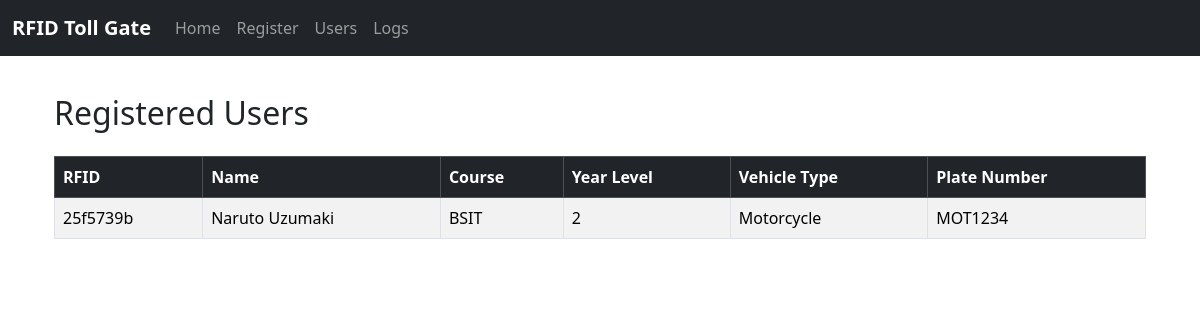
/users, run on an earlier commit of the app's database.
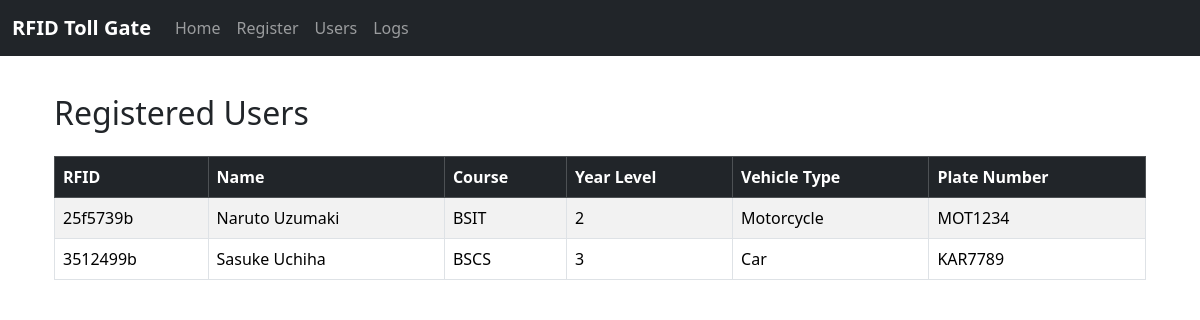
And on a later commit of the database.
### tables this page shows
CREATE TABLE users (
        rfid TEXT PRIMARY KEY,
        name TEXT NOT NULL,
        course TEXT,
        year_level TEXT,
        vehicle_type TEXT,
        plate_number TEXT
    );

### main.py (the view)
@app.route('/users')
def users():
    conn = sqlite3.connect('rfid_gate.db')
    c = conn.cursor()
    c.execute('''
        SELECT rfid, name, course, year_level, vehicle_type, plate_number
        FROM users ORDER BY name
    ''')
    user_list = c.fetchall()
    conn.close()
    return render_template('users.html', users=user_list)

### templates/users.html
{% extends "base.html" %}
{% block content %}
<div class="container mt-4">
  <h2 class="mb-4">Registered Users</h2>
  {% if users %}
  <div class="table-responsive">
    <table class="table table-striped table-bordered">
      <thead class="table-dark">
        <tr>
          <th>RFID</th>
          <th>Name</th>
          <th>Course</th>
          <th>Year Level</th>
          <th>Vehicle Type</th>
          <th>Plate Number</th>
        </tr>
      </thead>
      <tbody>
        {% for user in users %}
        <tr>
          <td>{{ user[0] }}</td>
          <td>{{ user[1] }}</td>
          <td>{{ user[2] }}</td>
          <td>{{ user[3] }}</td>
          <td>{{ user[4] }}</td>
          <td>{{ user[5] }}</td>
        </tr>
        {% endfor %}
      </tbody>
    </table>
  </div>
  {% else %}
    <p>No users registered yet.</p>
  {% endif %}
</div>
{% endblock %}

What changed in the data, as far as the page shows it:
added users: rfid "3512499b", name "Sasuke Uchiha", course "BSCS", year_level "3", vehicle_type "Car", plate_number "KAR7789"
